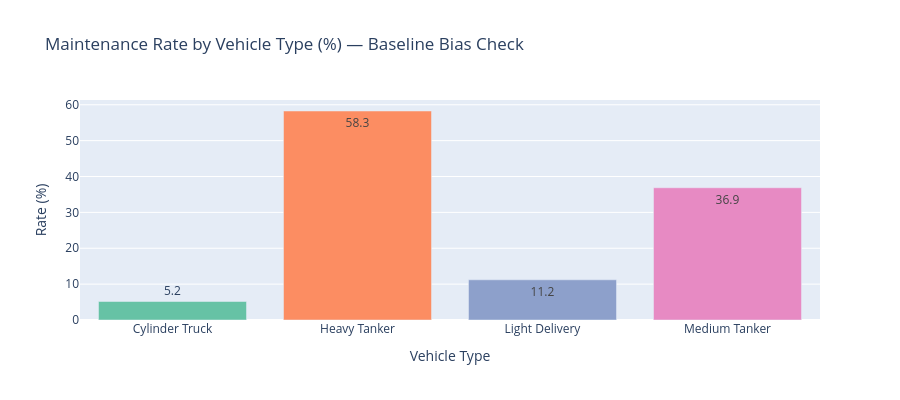

Notebook code for this chart:
### Code cell
def plot_maintenance_by_vehicle_type(df: pd.DataFrame) -> None:
    """
    Maintenance rate by vehicle type — first-pass bias check.

    Parameters
    ----------
    df : pd.DataFrame  Telemetry DataFrame.
    """
    rates = (
        df.groupby('vehicle_type')['maintenance_required']
        .mean().mul(100).reset_index()
        .rename(columns={'maintenance_required': 'maintenance_rate_pct'})
    )
    fig = px.bar(
        rates, x='vehicle_type', y='maintenance_rate_pct',
        color='vehicle_type', text_auto='.1f',
        title='Maintenance Rate by Vehicle Type (%) — Baseline Bias Check',
        labels={'vehicle_type': 'Vehicle Type', 'maintenance_rate_pct': 'Rate (%)'},
        color_discrete_sequence=px.colors.qualitative.Set2,
    )
    fig.update_layout(showlegend=False, height=400)
    fig.show()


plot_maintenance_by_vehicle_type(df_raw)

### Figure 1 — Plotly figure (JSON) as saved in the notebook; plotly's stock layout.template omitted (floating-point values rounded to 4 significant figures)
{"data": [{"hovertemplate": "Vehicle Type=%{x}<br>Rate (%)=%{y}<extra></extra>", "legendgroup": "Cylinder Truck", "marker": {"color": "rgb(102,194,165)", "pattern": {"shape": ""}}, "name": "Cylinder Truck", "orientation": "v", "showlegend": true, "textposition": "auto", "texttemplate": "%{y:.1f}", "type": "bar", "x": ["Cylinder Truck"], "xaxis": "x", "y": [5.158], "yaxis": "y"}, {"hovertemplate": "Vehicle Type=%{x}<br>Rate (%)=%{y}<extra></extra>", "legendgroup": "Heavy Tanker", "marker": {"color": "rgb(252,141,98)", "pattern": {"shape": ""}}, "name": "Heavy Tanker", "orientation": "v", "showlegend": true, "textposition": "auto", "texttemplate": "%{y:.1f}", "type": "bar", "x": ["Heavy Tanker"], "xaxis": "x", "y": [58.26], "yaxis": "y"}, {"hovertemplate": "Vehicle Type=%{x}<br>Rate (%)=%{y}<extra></extra>", "legendgroup": "Light Delivery", "marker": {"color": "rgb(141,160,203)", "pattern": {"shape": ""}}, "name": "Light Delivery", "orientation": "v", "showlegend": true, "textposition": "auto", "texttemplate": "%{y:.1f}", "type": "bar", "x": ["Light Delivery"], "xaxis": "x", "y": [11.21], "yaxis": "y"}, {"hovertemplate": "Vehicle Type=%{x}<br>Rate (%)=%{y}<extra></extra>", "legendgroup": "Medium Tanker", "marker": {"color": "rgb(231,138,195)", "pattern": {"shape": ""}}, "name": "Medium Tanker", "orientation": "v", "showlegend": true, "textposition": "auto", "texttemplate": "%{y:.1f}", "type": "bar", "x": ["Medium Tanker"], "xaxis": "x", "y": [36.87], "yaxis": "y"}], "layout": {"barmode": "relative", "height": 400, "legend": {"title": {"text": "Vehicle Type"}, "tracegroupgap": 0}, "showlegend": false, "title": {"text": "Maintenance Rate by Vehicle Type (%) — Baseline Bias Check"}, "xaxis": {"anchor": "y", "categoryarray": ["Cylinder Truck", "Heavy Tanker", "Light Delivery", "Medium Tanker"], "categoryorder": "array", "domain": [0, 1], "title": {"text": "Vehicle Type"}}, "yaxis": {"anchor": "x", "domain": [0, 1], "title": {"text": "Rate (%)"}}}}
